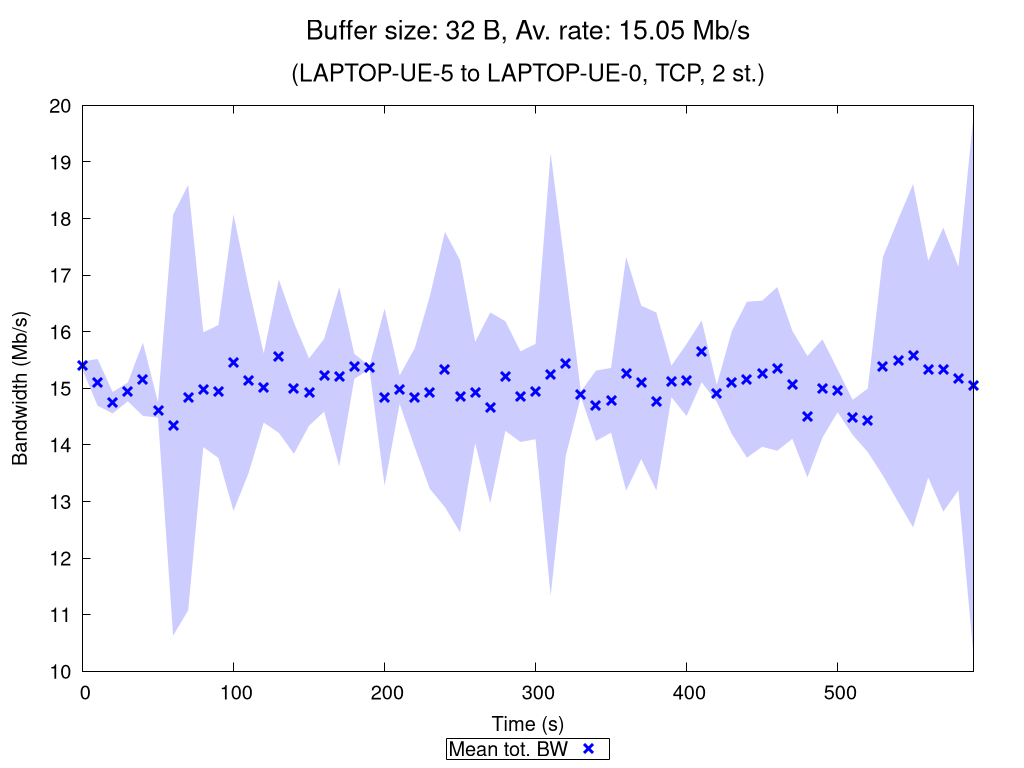

Recreate this plot in gnuplot.
set terminal pngcairo nocrop enhanced size 1024,768 font "Verdana,15"
set output "TCP_2_st_2020_10_17_22-39-15_two2one_00032B.png"

set title "{/=20 Buffer size: 32 B, Av. rate: 15.05 Mb/s}\n\n{/=18 (LAPTOP-UE-5 to LAPTOP-UE-0, TCP, 2 st.)}"

set xlabel "Time (s)"
set ylabel "Bandwidth (Mb/s)"
set ytics nomirror
set key bmargin center horizontal box samplen 1 width -1
set bmargin 4.6
set rmargin 4.5

rf = 1000000.0  # rate factor
set style fill transparent solid 0.2 noborder
set autoscale xfix
plot "TCP_2_st_2020_10_17_22-39-15_two2one_00032B_iperf_processed.dat" using 1:($2/rf-$3/rf):($2/rf+$3/rf) with filledcurves lc rgb "blue" notitle, \
     "" using 1:($2/rf) with points pt 2 ps 1.5 lw 3 lc rgb "blue" title "Mean tot. BW", \
